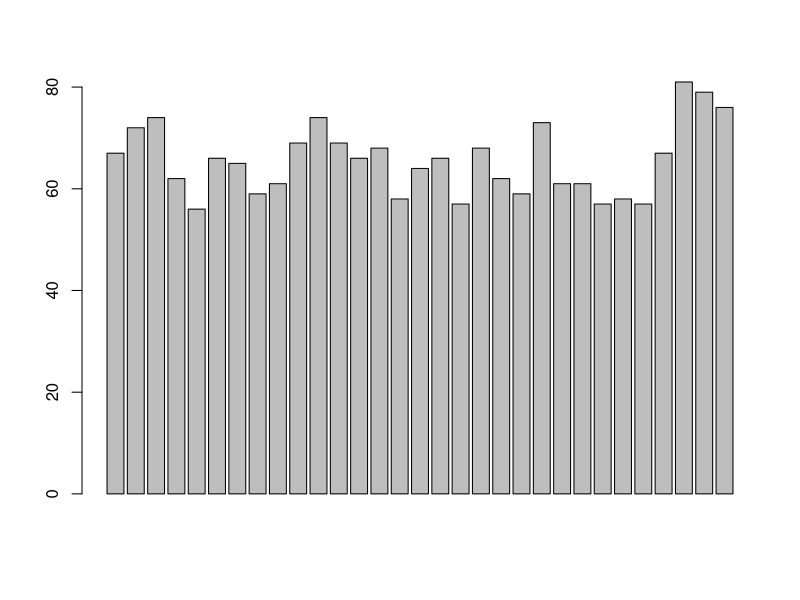
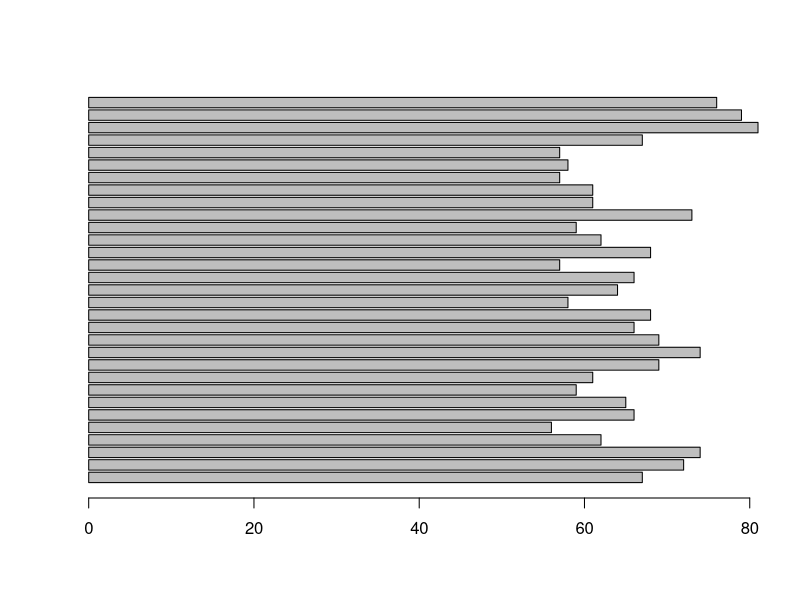
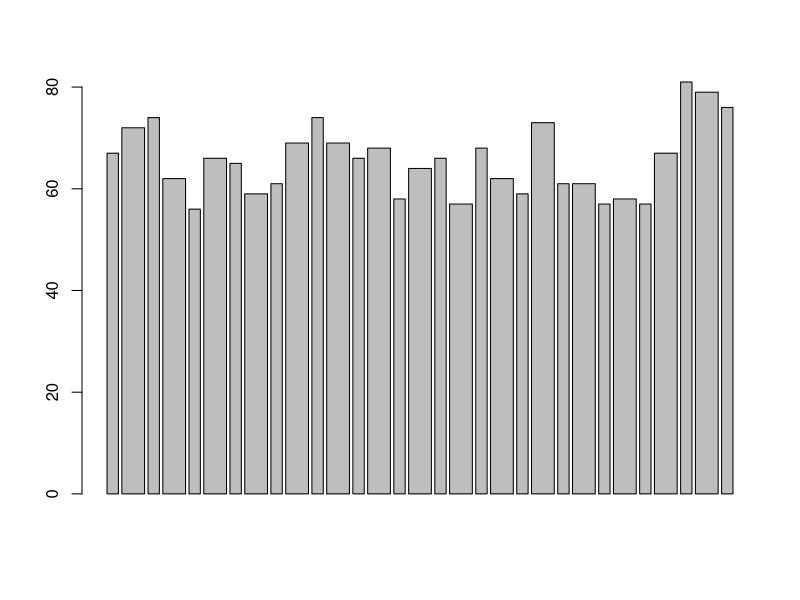
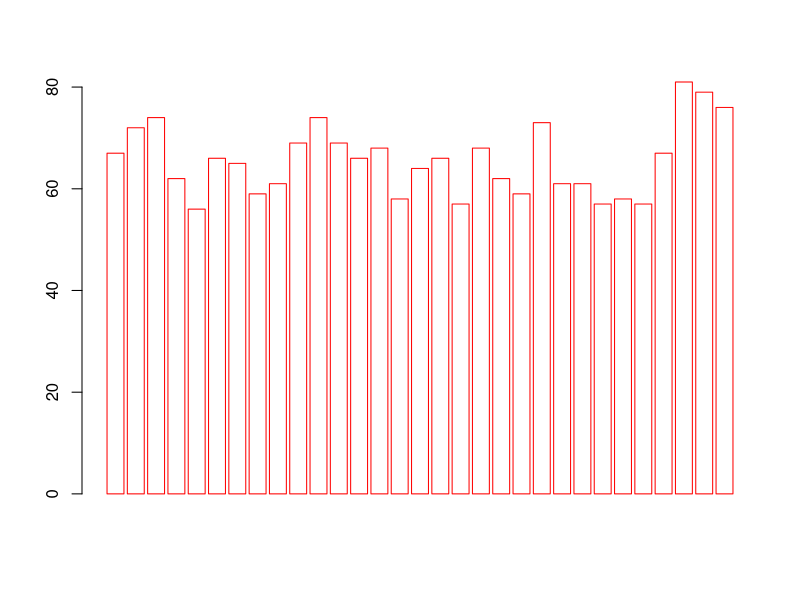
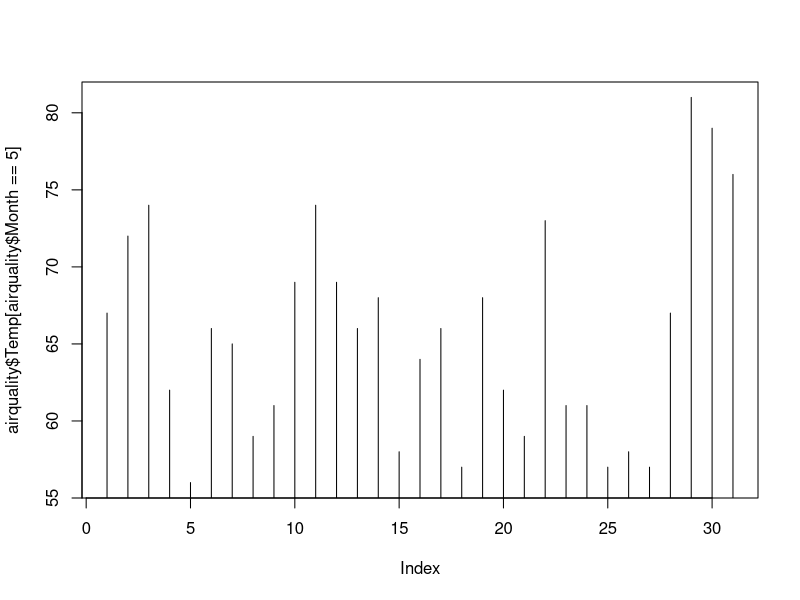
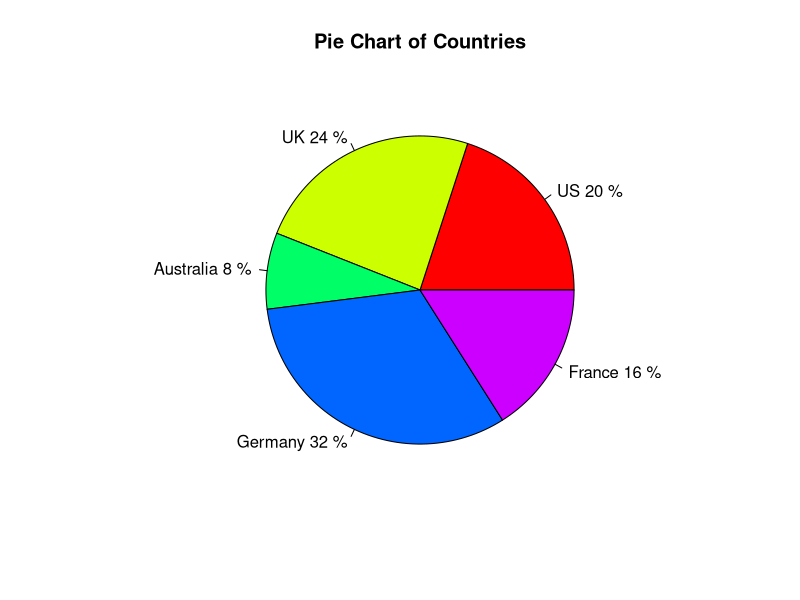
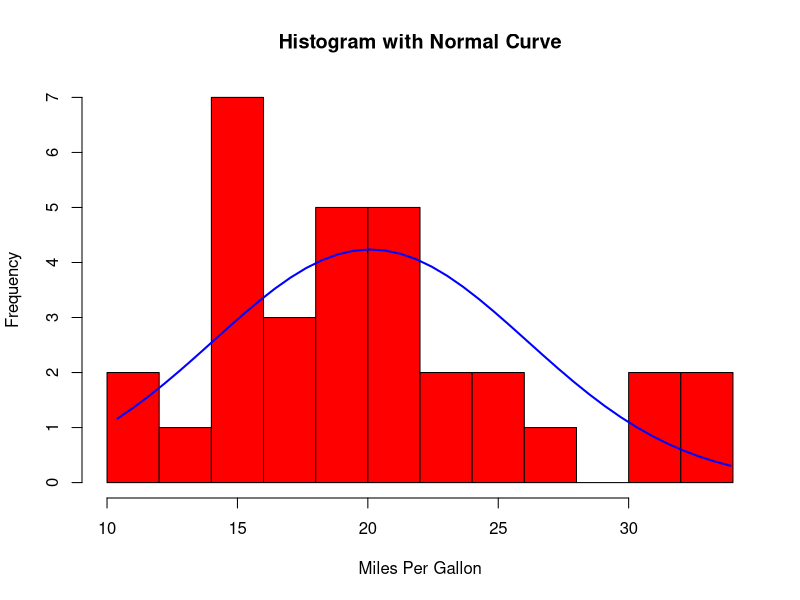
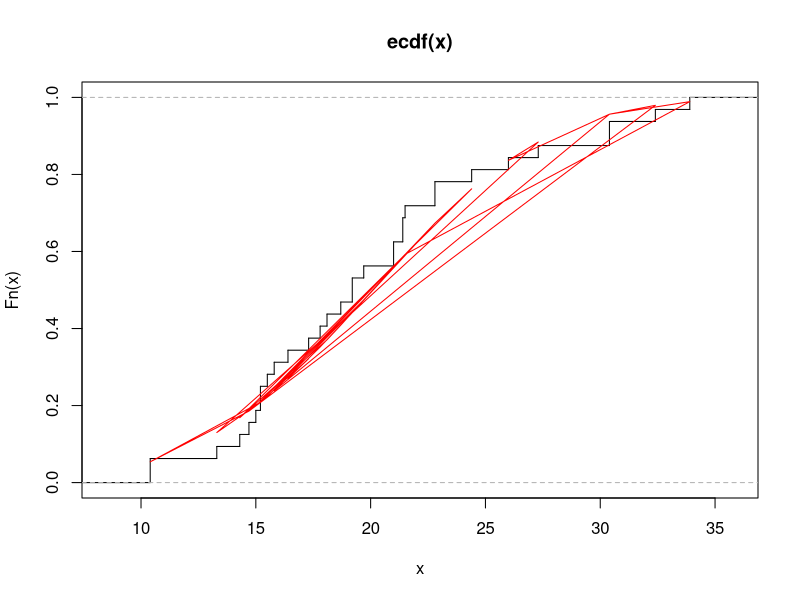

The R script that drew these images, in order:
## ---- chunk 1
barplot( airquality$Temp[ airquality$Month ==5 ] ) # 全月温度，其实barplot不合适
barplot(  airquality$Temp[ airquality$Month ==5 ], horiz =T ) # 调过来
barplot(  airquality$Temp[ airquality$Month ==5 ], width = c(1,2) )  # 箱体宽度
barplot(  airquality$Temp[ airquality$Month ==5 ],border = "red" ,col = 'white')  # 颜色
## ---- chunk 2
plot(  airquality$Temp[ airquality$Month ==5 ], type = 'h')
## ---- chunk 3
# Pie Chart with Percentages
slices <- c(10, 12, 4, 16, 8) 
lbl <- c("US", "UK", "Australia", "Germany", "France")
pct <- round(slices/sum(slices)*100)
lbls <- paste(lbl, pct, "%", sep = " ") # add percents to labels 
pie(slices,labels = lbls, col=rainbow(length(lbls)),
    main="Pie Chart of Countries")
## ---- chunk 4
x <- mtcars$mpg

# 频数分布
h<-hist(x, breaks=10, col="red", xlab="Miles Per Gallon", 
        prob=F , # prob = T 为密度曲线
        main="Histogram with Normal Curve") 
# 添加拟合曲线
xfit<-seq(min(x),max(x),length=40) 
yfit<-dnorm(xfit,mean=mean(x),sd=sd(x)) # 正态分布可以这么画，其他分布参考分布函数
yfit <- yfit*diff(h$mids[1:2])*length(x) 
lines(xfit, yfit, col="blue", lwd=2)

# 累计分布函数
plot(ecdf(x),verticals = TRUE, do.p = FALSE) 
lines(x, pnorm(x, mean(x), sd(x)), col = "red")

# QQ图
qqnorm(x); qqline(x, col = "red")
## ---- chunk 5
boxplot( Petal.Length ~ Species , data = iris , outline = F  ) # 离群值不显示
boxplot( mpg ~ cyl * gear, data = mtcars , varwidth=T , # 箱体宽度由样本量决定
  xlab = "cyl (4-8) * gear (3-5)" )

## ---- chunk 6
# 统计汇总条形图
l <- aggregate( Sepal.Length ~ Species, data= iris, mean)
l # 数据是这样的

x <- barplot( l[,2] ,  col=terrain.colors(3) , 
      xlim=c(0,5), ylim=c(0,8) ,axe=F, names.arg = l[,1] )
y <- as.matrix( l[,2] )
text( x, y+1, labels=l[,2], col="black" ) 
#柱顶标注，y +n调节标注高度，横放图则调x+n
legend(legend=l[,1], "right", pch=15, col=terrain.colors(3) ) # 图例

## ---- chunk 7
l <- table( mtcars$cyl , mtcars$gear);l
barplot( l, beside=T, main = "car tpyes: cyl and gear", 
         names.arg=c( "gear=3","gear=4","gear=5"), 
         legend=c("cyl=4", "cly=6", "cyl=8"))
barplot( l, beside=F, main = "car tpyes: cyl and gear", 
         names.arg=c( "gear=3","gear=4","gear=5"), 
         legend=c("cyl=4", "cly=6", "cyl=8"))
## ---- chunk 8
# Dotplot: Grouped Sorted and Colored
# Sort by mpg, group and color by cylinder 
x <- mtcars[order(mtcars$mpg),] # sort by mpg
x$cyl <- factor(x$cyl) # it must be a factor
x$color[x$cyl==4] <- "red"
x$color[x$cyl==6] <- "blue"
x$color[x$cyl==8] <- "darkgreen" 
dotchart( x$mpg, labels=row.names(x), cex=.7, groups= x$cyl,
         main="Gas Milage for Car Models\ngrouped by cylinder",
         xlab="Miles Per Gallon", gcolor="black", color=x$color)

## ---- chunk 9

# 简单漂亮的散点图：两个连续变量之间的关系

plot(cars$dist~cars$speed, # y~x
     main="Relationship between car distance & speed", #Plot Title
     xlab="Speed (miles per hour)", #X axis title
     ylab="Distance travelled (miles)", #Y axis title
     xlim=c(0,30), 
     yaxs="i", #Set y axis style as internal  
     col="red", #Set the colour of plotting symbol to red 
     pch=19) #Set the plotting symbol to filled dots
## ---- chunk 10

# 分类散点图

str(iris)
idx = as.integer(iris[["Species"]]) # 先将鸢尾花的类型转化为整数1 、2 、3，便于使用向量
plot(iris[, 3:4],   # 数据长和宽
     pch = c(24, 21, 25)[idx],  # 注意这里integer的用法
     col = c("black","red", "blue")[idx], 
     panel.first = grid())
legend("topleft", 
       legend = levels(iris[["Species"]]), 
       col = c("black", "red", "blue"),
       pch = c(24, 21, 25), bty = "n")


## matplot 分类散点图，强化类别差异的表现
nam.var <- colnames(iris)[-5]
nam.spec <- as.character(iris[1+50*0:2, "Species"])
iris.S <- array(NA, dim = c(50,4,3),
                dimnames = list(NULL, nam.var, nam.spec))
for(i in 1:3) iris.S[,,i] <- data.matrix(iris[1:50+50*(i-1), -5])
matplot(iris.S[, "Petal.Length",], iris.S[, "Petal.Width",], pch = "SCV",
        col = rainbow(3, start = 0.8, end = 0.1),
        sub = paste(c("S", "C", "V"), dimnames(iris.S)[[3]],
                    sep = "=", collapse= ",  "),
        main = "Fisher's Iris Data")


## 二维变量体现类别差异的展现方式

library(car)
class = as.character( iris$Species)
scatterplot( Sepal.Length ~ Sepal.Width ,data = iris , 
             groups = class , 
            grid=TRUE,
            smoother=FALSE, reg.line=FALSE, ellipse=TRUE)
## ---- chunk 11
coplot( mtcars$wt ~ mtcars$mpg | as.factor(mtcars$cyl) * as.factor(mtcars$vs), 
  main="", xlab="", ylab="", pch=19)
## ---- chunk 12
pairs( ~ Sepal.Length + Sepal.Width + Petal.Length +Petal.Width, data=iris)
plot(  ~ Sepal.Length + Sepal.Width + Petal.Length +Petal.Width, data=iris )

## ---- chunk 13
data <- VADeaths
plot(data[,1] ,type="b" , lwd =2, xaxt="n" , ylim=c(0, 75) ,
     main ="Death Rates in Virginia (1940)", xlab="age", ylab="Death Rate"  )
axis( 1, at=1:nrow(data) ,labels = row.names(data) )
lines( data[,2], type="b" , lwd =2, col="red" )
lines( data[,3], type="b" , lwd =2, col="orange" )
lines( data[,4], type="b" , lwd =2, col="purple" )
legend( 4,30 , legend=colnames(data) , lty=1, lwd=2, pch=21, bty="n" ,
        col=c("black","red","orange","purple") , cex =0.8, inset=0.01)
grid()

## ---- chunk 14
y1 <- function(x) {
  (2*x+sqrt(5-21*x^2))/5
}
y2 <- function(x) {
  (2*x-sqrt(5-21*x^2))/5
}

low <- -sqrt(5/21)
high <- sqrt(5/21)
curve(y1, low, high, ylim=c(low, high))
curve(y2, low, high, add=T)
## ---- chunk 15
par(mar = c(0.2, 0.2, 0.2, 0.2), mfrow = c(2, 2))
for (n in c(63, 60, 76, 74)) {
  set.seed(711)
  plot.new()
  size = c(replicate(n, 1/rbeta(2, 1.5, 4)))
  center = t(replicate(n, runif(2)))
  center = center[rep(1:n, each = 2), ]
  color = apply( replicate(2 * n, sample(c(0:9,
    LETTERS[1:6]), 8, TRUE)), 2, function(x) sprintf("#%s", paste(x, collapse = "")))
  points(center, cex = size, pch = rep(20:21, n),  col = color)
  box()
}

## ---- chunk 16
col1 = "red";col2="blue";col3="green"
par( bg="grey25" ) #背景
plot( x=c(1), y=c(2.5), col="gray27", xlim=c(0,5), ylim=c(0,10),
      axes=F,ann=F,pch=20)#坐标
#画线
lines(c(1,1),c(2.5,8),col=col1,lwd=5);
lines(c(2,2),c(2.5,8),col=col1,lwd=5);
lines(c(2,2),c(0,2.5),col=col2,lwd=5);
lines(c(3,3),c(2,4.7),col=col2,lwd=5);
lines(c(3,3),c(4.7,6),col=col3,lwd=5);
lines(c(3,3),c(6,8),col=col1,lwd=5);
lines(c(4,4),c(1,3.5),col=col2,lwd=5);
lines(c(4,4),c(3.5,4.8),col=col3,lwd=5);
lines(c(4,4),c(4.8,6.2),col=col1,lwd=5);
lines(c(4,4),c(6.2,7.2),col=col2,lwd=5);
lines(c(4,4),c(7.2,8),col=col1,lwd=5);
#画矩阵
polygon(c(1,2,2,1),c(2.5,2.5,8,8),col=col1,border=col1,density=c(100));
polygon(c(2,3,3,2),c(6,6,8,8),col=col1,border=col1,density=c(100));
polygon(c(3,4,4,3),c(6,4.8,6.2,7.2),col=col1,border=col1,density=c(100));
polygon(c(3,4,4,3),c(7.2,7.2,8,8),col=col1,border=col1,density=c(100));
polygon(c(2,3,3,2),c(0,2,4.7,2.5),col=col1,border=col1,density=c(100));
polygon(c(3,4,4,3),c(2,1,3.5,4.7),col=col2,border=col2,density=c(100));
polygon(c(3,4,4,3),c(2,1,3.5,4.7),col=col2,border=col2,density=c(100));
polygon(c(3,4,4,3),c(4.7,3.5,4.8,6),col=col3,border=col3,density=c(100));
#文字
text(c(1:4),c(8.5),labels=c(paste("version",1:4,sep="")),col="white");
text( 0.5 ,c(1.0,0.5,0),labels=c("mary","suzanne","martin"),col=c(col1,col2,col3));

## ---- chunk 17
par("lty") 
## ---- chunk 18
# a example of mult-plots
par( mfrow = c(1,2), oma = c(0,0,2,0)) # oma outer margine

with( airquality, {
  plot( Wind, Ozone, main = "Ozone and Wind")
  plot( Solar.R, Ozone, main = "Ozone and Solar Radiation")
  mtext( "Ozone and Weather in New York City", outer = TRUE)
})

dev.off()
## ---- chunk 19
x <- c(1:5); y <- x # create some data 
par(pch=22, col="red") # plotting symbol and color 
par(mfrow=c(2,4)) # all plots on one page 
opts = c("p","l","o","b","c","s","S","h") 
for(i in 1:length(opts)){ 
  heading = paste("type=",opts[i]) 
  plot(x, y, type="n", main=heading) 
  lines(x, y, type=opts[i]) 
}


## ---- chunk 20
library( RColorBrewer)
display.brewer.all(n=10, exact.n=FALSE) # 调色板
col= brewer.pal( n  ,"Set1") # 引用颜色
## ---- chunk 21
x <- c(1:10); y <- x; z <- 10/x
# 为一个坐标在右边创建额外页边空间 
par(mar=c(5, 4, 4, 8) + 0.1)
# 绘制 x 相对 y 
plot(x, y,type="b", pch=21, col="red", 
     yaxt="n", lty=3, xlab="", ylab="")
# 添加 x 相对 1/x 
lines(x, z, type="b", pch=22, col="blue", lty=2)
# 在左边画一条轴线 
axis(2, at=x,labels=x, col.axis="red", las=0)
# 用小字体标记在右边画一条轴线
axis(4, at=z,labels=round(z,digits=2),
     col.axis="blue", las=2, cex.axis=0.7, tck=-.01)
# 为右边轴线添加标题 
mtext("y=1/x", side=4, line=3, cex.lab=1,las=2, col="blue")
# 添加主标题，底和左轴标签 
title("An Example of Creative Axes", xlab="X values",
      ylab="Y=X")

## ---- chunk 22
plot(1:10, type = "n", xlim = c(0, 20), ylim = c(0, 20)) # 不作图，只画出框架，且指定坐标轴范围
lines(1:10, abs(rnorm(10)))  # 10个正态随机数绝对值的波动线
# 不同的直线
abline(a = 0, b = 1, col = "gray")
abline(v = 2, lty = 2)
abline(h = 2, lty = 2)
#添加文本
text(8, 3, "abline(a = 0, b = 1)")
# 添加箭头
arrows(8, 3.5, 6, 5.7, angle = 40)
# 参数用了向量：不同灰度的线段
segments(rep(3, 4), 6:9, rep(5, 4), 6:9, col = gray(seq(0.2, 0.8, length = 4)))
text(4, 9.8, "segments")

## ---- chunk 23
## 基本实现
plot(-4:4, -4:4, type = "p", col="blue")
## 绘制点、连接点
points(x=c(3,-2,-1,3,2), y=c(1,2,-2,2,3), col = "red")
lines(x=c(3,-2,-1,3,2), y=c(1,2,-2,2,3),col="black")
## 绘制直线
abline(h=0)
abline(v=0)
abline(a=1,b=1)
abline(lm(mtcars$mpg ~ mtcars$qsec),col="red")
## 绘制线段
segments(x0=2, y0=-4.5, x1=4, y1=-2, col="red", lty="dotted")
## 绘制箭头,并设置箭头的长度、角度、样式
arrows(x0=-4, y0=4, x1=-2, y1=0, length=0.15, angle=30, code=3)
##绘制网格线
grid(nx=3, ny=5, col = "lightgray", lty = "dotted")

## ---- chunk 24
plot(-4:4, -4:4, type = "p", col="blue")
polygon( x=c(3,-2,-1,3,2), y=c(1,2,-2,2,3), col = "red") # 绘制多边形
rect( xleft=c(-4,0), ybottom=c(2,-4),  xright=c(-2,2), ytop=c(4,-2), 
      col = c("blue", "yellow")) # 绘制两个矩形，并填充颜色
